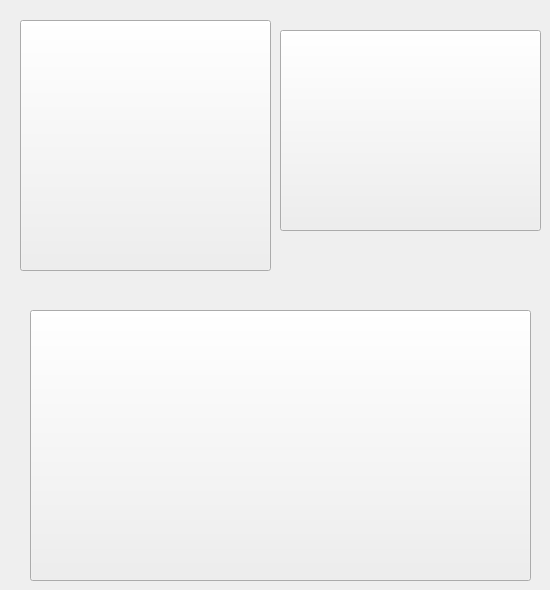
               <widget class="QWidget" name="page_lateral_inicio">
                <widget class="QPushButton" name="pushButton">
                 <property name="geometry">
                  <rect>
                   <x>30</x>
                   <y>310</y>
                   <width>501</width>
                   <height>271</height>
                  </rect>
                 </property>
                 <property name="text">
                  <string/>
                 </property>
                 <property name="icon">
                  <iconset>
                   <normaloff>../imagenes/vista_cultivos.jpeg</normaloff>../imagenes/vista_cultivos.jpeg</iconset>
                 </property>
                 <property name="iconSize">
                  <size>
                   <width>500</width>
                   <height>500</height>
                  </size>
                 </property>
                </widget>
                <widget class="QPushButton" name="pushButton_3">
                 <property name="geometry">
                  <rect>
                   <x>20</x>
                   <y>20</y>
                   <width>251</width>
                   <height>251</height>
                  </rect>
                 </property>
                 <property name="text">
                  <string/>
                 </property>
                 <property name="icon">
                  <iconset>
                   <normaloff>../imagenes/melones.jpeg</normaloff>../imagenes/melones.jpeg</iconset>
                 </property>
                 <property name="iconSize">
                  <size>
                   <width>250</width>
                   <height>250</height>
                  </size>
                 </property>
                </widget>
                <widget class="QPushButton" name="pushButton_4">
                 <property name="geometry">
                  <rect>
                   <x>280</x>
                   <y>30</y>
                   <width>261</width>
                   <height>201</height>
                  </rect>
                 </property>
                 <property name="text">
                  <string/>
                 </property>
                 <property name="icon">
                  <iconset>
                   <normaloff>../imagenes/milpa_fin.jpg</normaloff>../imagenes/milpa_fin.jpg</iconset>
                 </property>
                 <property name="iconSize">
                  <size>
                   <width>500</width>
                   <height>200</height>
                  </size>
                 </property>
                </widget>
               </widget>
